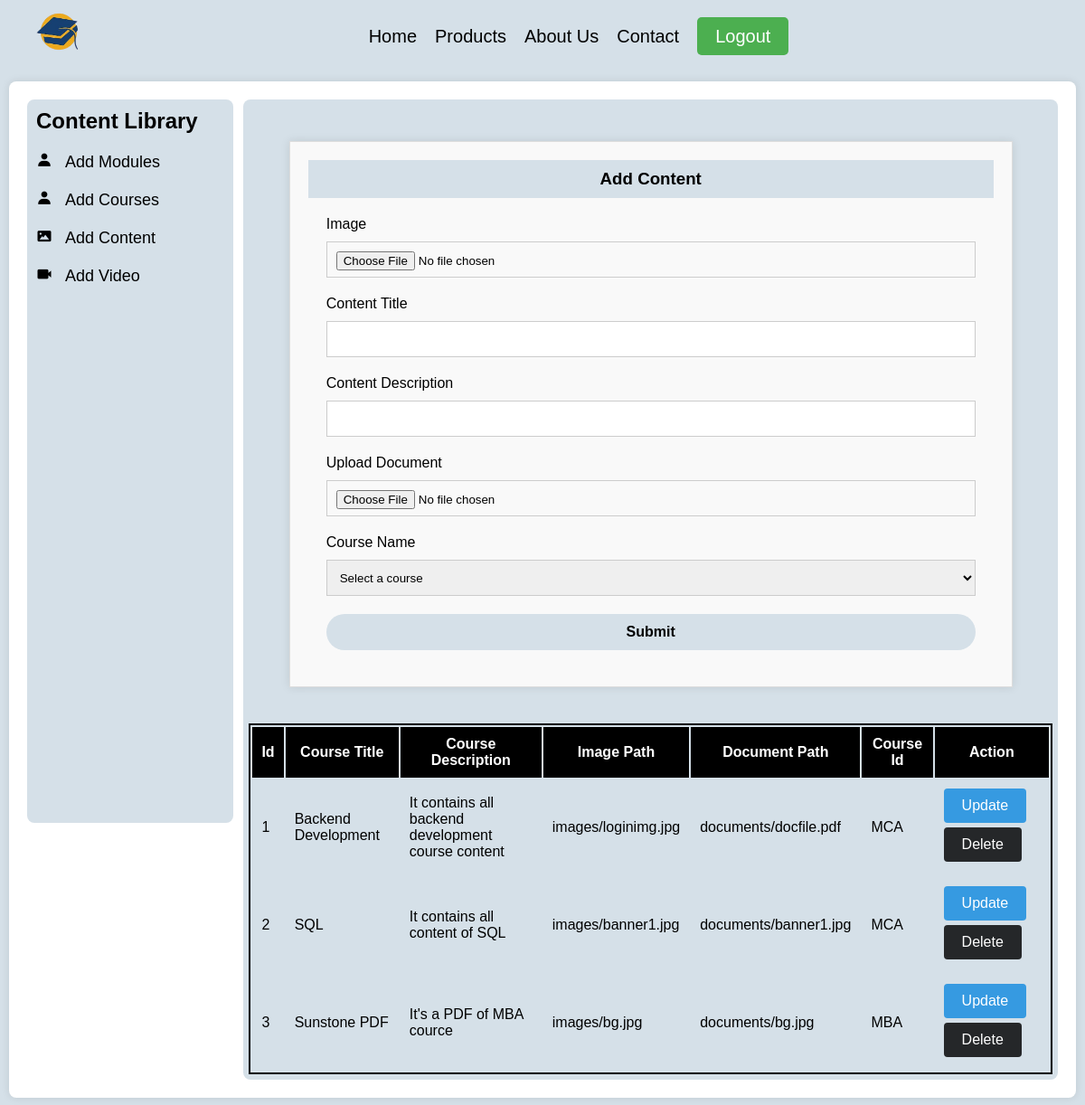
/add_content (signed in), run on an earlier commit of the app's database.
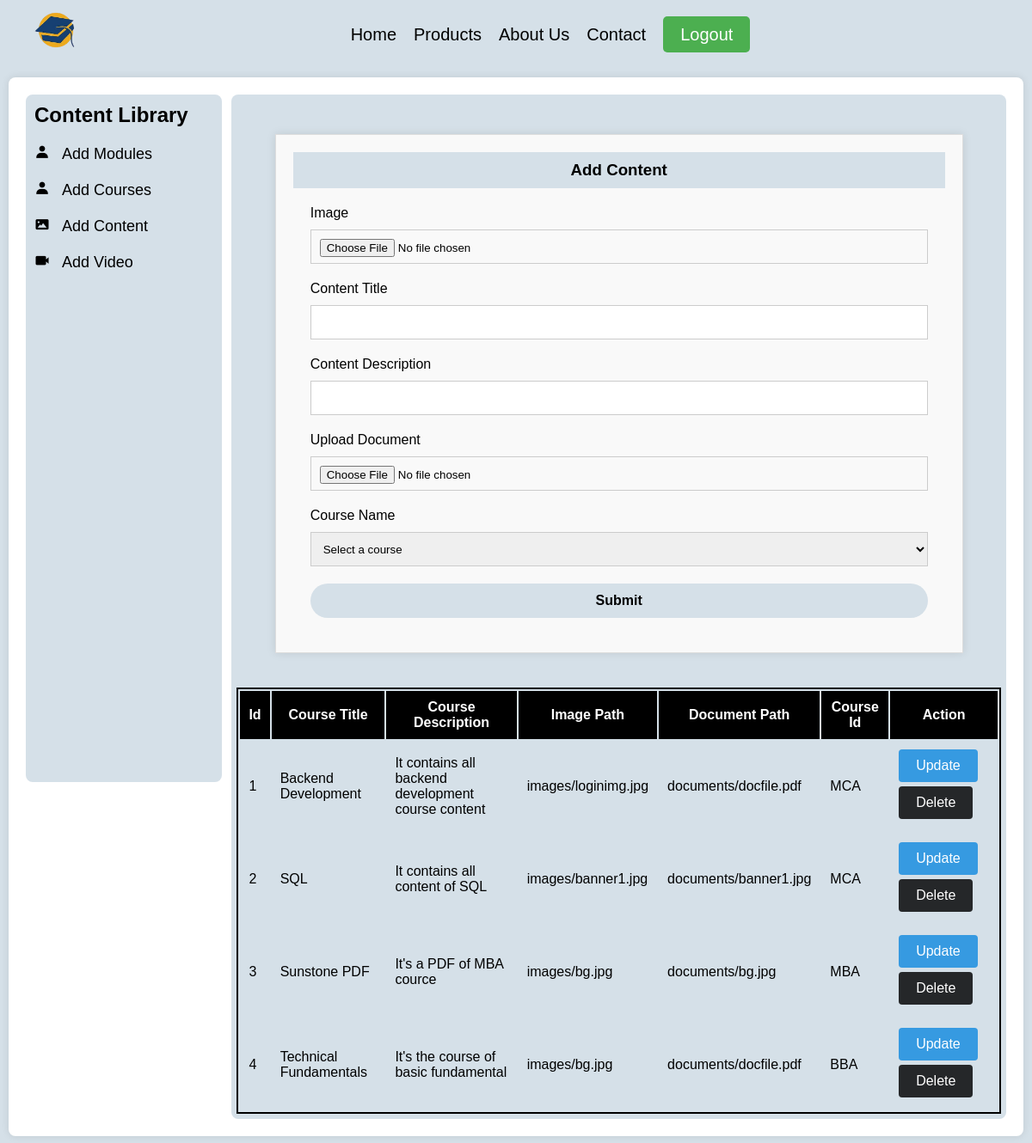
And on a later commit of the database.
### model.py (models this page shows)
class Document(database.Model):
    id = database.Column(database.Integer, primary_key=True, autoincrement=True)
    title = database.Column(database.String(100), nullable=False)
    description = database.Column(database.Text, nullable=False)
    image_path = database.Column(database.String(200), nullable=False)
    document_path = database.Column(database.String(200), nullable=False)
    course_id = database.Column(database.Integer, database.ForeignKey('course.id'), nullable=False)
    course = database.relationship('Course', backref='contents')

class Course(database.Model):
    id = database.Column(database.Integer, primary_key= True, autoincrement=True)
    ctitle = database.Column(database.String(100), nullable= False)
    cdescription = database.Column(database.String(300), nullable= False)
    cdate = database.Column(database.DateTime, nullable=False)

### app.py (the view)
@app.route('/add_content', methods=['GET', 'POST'])
def add_content():
    if 'role' not in session or session['role'] != 'teacher':
        flash('You do not have access to this page.', 'danger')
        return redirect('/login')
    if request.method == 'POST':
        title = request.form['cltitle']
        description = request.form['cldesc']
        course_id = request.form['course']
        image = request.files['img']
        document = request.files['docu']
        image_filename = secure_filename(image.filename)
        image_path = os.path.join('static', 'images', image_filename).replace('\\', '/')
        image.save(os.path.join(app.config['UPLOAD_FOLDER'], image_filename))
        document_filename = secure_filename(document.filename)
        document_path = os.path.join('static', 'documents', document_filename).replace('\\', '/')
        image.save(os.path.join(app.config['UPLOAD_DOCUMENT'], document_filename))
        new_content = Document(title=title, description=description, image_path='images/' + image_filename, document_path='documents/' + document_filename, course_id=course_id)
        database.session.add(new_content)
        database.session.commit()
        return redirect('/add_content')
    else:
        courses = Course.query.with_entities(Course.id, Course.ctitle)
        documents = Document.query.all()
        all_video = Video.query.all()
        return render_template('add_content.html', courses=courses, documents=documents,all_video=all_video)

### templates/add_content.html (shortened to what this page needs)
{% extends "parent.html" %}
{% block main %}
<div class="col-8">
    <div class="contact-container">
        <div class="contact-header">
            <h3>Add Content</h3>
        </div>
        <form class="contact-form" action="/add_content" method="post" enctype="multipart/form-data">
            <label for="img">Image</label>
            <input type="file" id="img" name="img">
            <label for="cltitle">Content Title</label>
            <input type="text" id="cltitle" name="cltitle">
            <label for="cldesc">Content Description</label>
            <input type="text" id="cldesc" name="cldesc">
            <label for="docu">Upload Document</label>
            <input type="file" id="docu" name="docu">
            <label for="course">Course Name</label>
            <select name="course" id="course">
                <option value="">Select a course</option>
            </select>
            <button type="submit" name="submit">Submit</button>
        </form>
    </div>
    <div class="container">
        <table class="table text-center border border-dark">
            <thead>
                <tr>
                    <th scope="col" class="bg-dark text-light">Id</th>
                    <th scope="col" class="bg-dark text-light">Course Title</th>
                    <th scope="col" class="bg-dark text-light">Course Description</th>
                    <th scope="col" class="bg-dark text-light">Image Path</th>
                    <th scope="col" class="bg-dark text-light">Document Path</th>
                    <th scope="col" class="bg-dark text-light">Course Id</th>
                    <th scope="col" class="bg-dark text-light">Action</th>
                </tr>
            </thead>
            <tbody>
                {% for doc in documents %}
                <tr>
                  <td scope="row">{{ doc.id }}</td>
                  <td>{{ doc.title }}</td>
                  <td>{{ doc.description }}</td>
                  <td>{{ doc.image_path }}</td>
                  <td>{{ doc.document_path }}</td>
                  <td>{{ doc.course.ctitle }}</td>
                  <td>
                    <a href="/contentupdate?id={{ doc.id }}" class="btn btn-primary">Update</a>
                    <a href="/contentdelete?id={{ doc.id }}" class="btn btn-secondary">Delete</a>
                  </td>
                </tr>
                {% endfor %}
            </tbody>
        </table>
    </div>
</div>
{% endblock main%}

### templates/parent.html (shortened to what this page needs)
<!DOCTYPE html>
<html lang="en">
<head>
  <link rel="stylesheet" href="{{ url_for('static', filename='css/style.css') }}">
  <link href='https://unpkg.com/boxicons@2.1.4/css/boxicons.min.css' rel='stylesheet'>
</head>
<body>
  <header>
    <img src="static/images/logo.png" alt="logo" width="50px" height="50px" style="float:left;margin-left:30px;">
    <nav>
      <ul>
        <li><a href="/">Home</a></li>
        <li><a href="/product">Products</a></li>
        <li><a href="/about">About Us</a></li>
        <li><a href="/contact">Contact</a></li>
        <li><a href="/logout" class="login-btn">Logout</a></li>
      </ul>
    </nav>
  </header>
  <div class="index ">
    <div class="col-2">
      <ul>
        <li><h2>Content Library</h2></li>
        <li><a href="/add_module" style="color: black;"><i class='bx bxs-user' style="color: black;"></i>
          Add Modules</a>
        </li>
        <li><a href="/add_course" style="color: black;"><i class='bx bxs-user' style="color: black;"></i>
          Add Courses</a>
        </li>
        <li><a href="/add_content" style="color: black;"><i class='bx bxs-image' style="color: black;"></i>
          Add Content</a>
        </li>
        <li><a href="/add_videos" style="color: black;"><i class='bx bxs-video' style="color: black;"></i>
          Add Video</a>
        </li>
      </ul>
    </div>
    {% block main %}{% endblock main %}
  </div>
</body>
</html>

### static/css/style.css (style rules this page uses)
* { margin: 0; padding: 0; box-sizing: border-box; font-family: "Poppins", sans-serif; }
body { display: flex; flex-direction: column; min-height: 100vh; background: #d5e0e8; }
.login-btn { background-color: #4CAF50; color: #fff; padding: 10px 20px; border: none; border-radius: 5px; cursor: pointer; }
header { background: #d5e0e8; color: #000; padding: 10px; text-align: center; }
nav ul { list-style: none; display: flex; justify-content: center; padding: 0; line-height: 3; margin: 0; font-weight:600px; font-size: 20px; }
nav ul li { margin: 0 10px; }
nav ul li a { color: #000; text-decoration: none; }
.col-2 { width: 20%; height: 800px; max-width: 100%; max-height: 100%; flex-basis: 20%; padding: 10px; border-radius: 8px; background-color: #d5e0e8; float: left; }
.col-2 ul { list-style-type: none; padding: 0; }
.col-2 ul li { margin-bottom: 20px; display: flex; align-items: center; }
.col-2 ul li i { margin-right: 10px; }
.col-2 ul li a { margin: 0; font-size: 18px; text-decoration: none; }
.col-8 { width: 79%; float: right; padding: 6px; border-radius: 8px; background-color: #d5e0e8; }
.index { background-color: #fff; padding: 20px; margin: 10px; border-radius: 8px; box-shadow: 0 0 10px rgba(0, 0, 0, 0.1); box-sizing: border-box; }
.btn-primary { display: inline-block; padding: 10px 20px; background-color: #369ae1; color: #fff; border: none; border-radius: 4px; cursor: pointer; margin-bottom: 5px; }
.btn-secondary { display: inline-block; padding: 10px 20px; background-color: rgb(37, 39, 41); color: #fff; border: none; border-radius: 4px; cursor: pointer; margin-bottom: 5px; }
td a { text-decoration: none; }
.container { max-width: 1200px; margin: 0 auto; }
.contact-container { max-width: 800px; margin: 40px auto; padding: 20px; background-color: #f9f9f9; border: 1px solid #ddd; box-shadow: 0 0 10px rgba(0, 0, 0, 0.1); }
.contact-header { background-color: #d5e0e8; color: #000; padding: 10px; text-align: center; }
.contact-form { padding: 20px; }
.contact-form label { display: block; margin-bottom: 10px; }
.contact-form input[type="text"], .contact-form input[type="email"], .contact-form input[type="date" i], .contact-form input[type="file" i],select { width: 100%; height: 40px; margin-bottom: 20px; padding: 10px; border: 1px solid #ccc; }
.contact-form button[type="submit"] { width: 100%; height: 40px; background-color: #d5e0e8; color: #000; border-radius: 20px; border: none; padding: 10px; font-size: 16px; font-weight: bold; cursor: pointer; }
table { border: 2px solid #000; }
td { padding: 10px; }
th { padding: 10px; background-color: #000; color: #fff; }

What changed in the data, as far as the page shows it:
added Document: id "4", title "Technical Fundamentals", description "It's the course of basic fundamental", image_path "images/bg.jpg", document_path "documents/docfile.pdf", course.ctitle "BBA"
